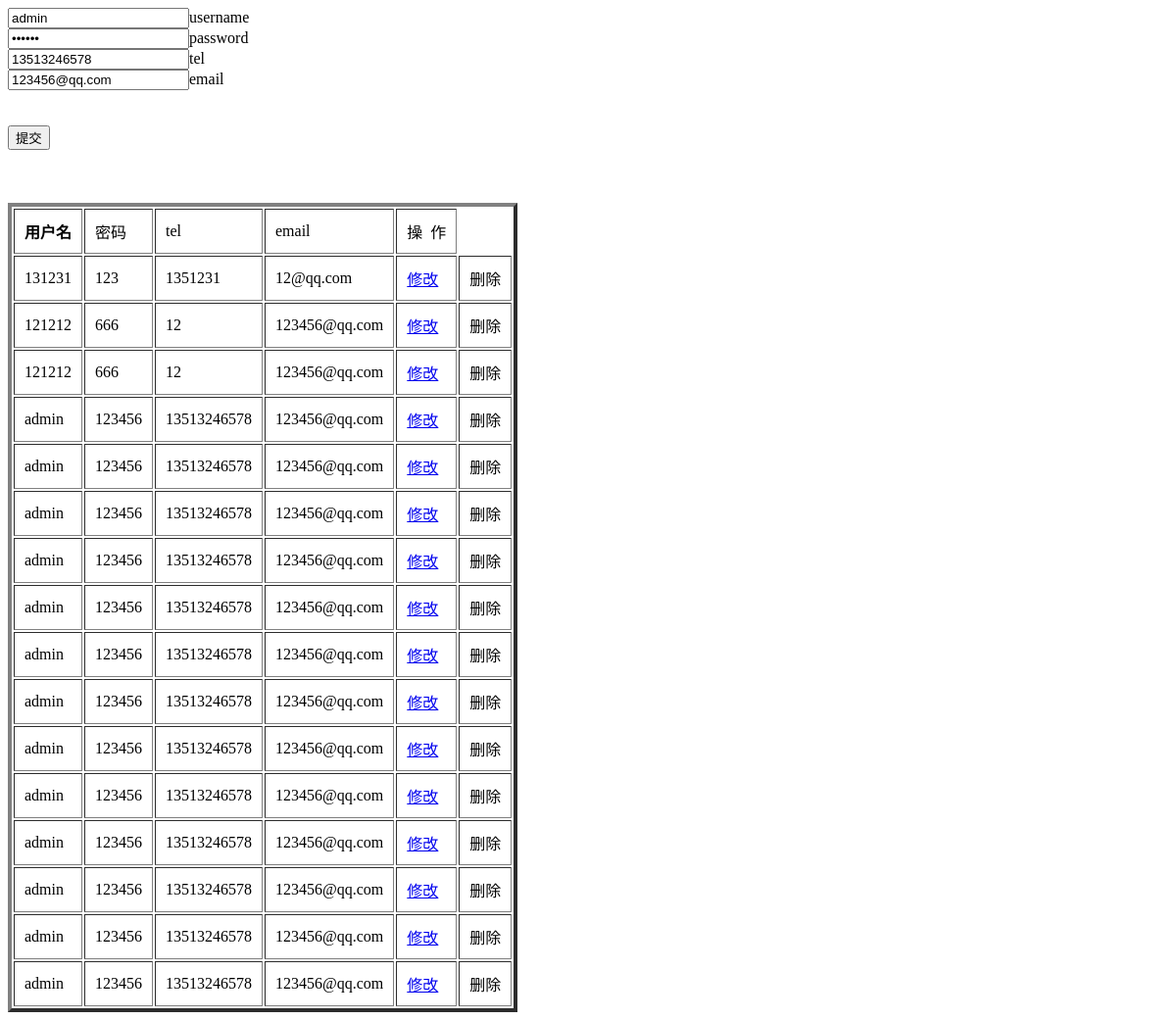
The page /app/user/ on the database as committed earlier.
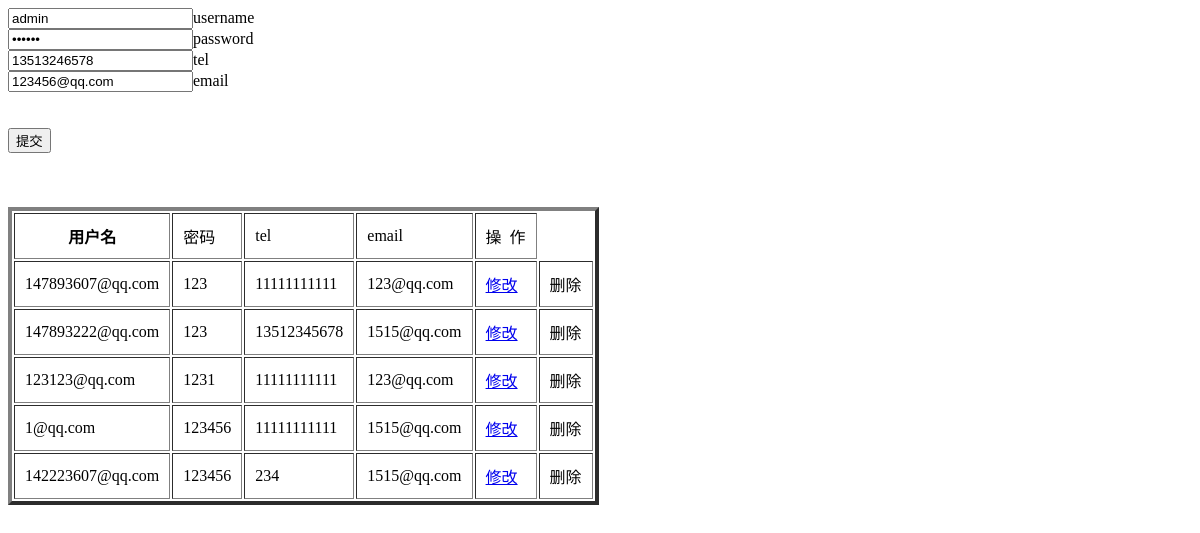
The same page on the database as committed later.
### app/models.py (models this page shows)
class user(models.Model):
    account = models.CharField(max_length=32)
    password = models.CharField(max_length=32)
    email =models.EmailField(null=True)
    tel = models.IntegerField(null=True)
    user_type_choices = (
        (1,'youke'),
        (2,'huiyuan'),
        (3,'chaojiguanliyuan'),
    )
    user_type_id = models.IntegerField(choices=user_type_choices,default=1)
    status = models.BooleanField(default=True,help_text='开启或者禁用状态')
    Text =models.TextField(null=True)
    slug = models.SlugField(null=True)
    IP = models.GenericIPAddressField(default='127.0.0.1')
    url = models.URLField(null=True)
    file = models.FileField(upload_to="app/123",default='/1231')#这个路径只能在项目内，如果到H:/123将会出错。
    img = models.ImageField(upload_to="app/123",default='/1231' )
    insert_time = models.DateTimeField(auto_now_add=True,null=True)
    update_time = models.DateTimeField(auto_now=True,null=True)

### app/views.py (the view, shortened to what this page needs)
# urls.py: path('user/',views.user,name='user'),
def user(request):
    if request.method == 'GET':
        user_list =appModel.user.objects.all()
        return render(request,"app/index.html",{"user_list":user_list})

### templates/app/index.html (shortened to what this page needs)
<!DOCTYPE html>
<html>
	<head>
	</head>
	<body>
		<form action="/app/user/" method="post">
			<input type="text" name="user" value="admin" />username</br>
			<input type="password" name="pwd" value="123456"/>password</br>
						<input type="tel" name="tel" value="13513246578"/>tel</br>
									<input type="email" name="email" value="123456@qq.com"/>email</br></br></br>
			<input type="submit" value="提交"/>
		</form></br></br></br>
		<table border="4" cellspacing="2" cellpadding="10">
			<tr>
				<th>用户名</th>
				<td>密码</td>
				<td>tel</td>
				<td>email</td>
                <td>操&nbsp&nbsp作</td>
			</tr>
            {% for user in user_list %}
			<tr>
				<td>{{ user.account }}</td>
            <td>{{ user.password }}</td>
            <td>{{ user.tel }}</td>
            <td>{{ user.email }}</td>
                <td><a href="{% url 'dele' user.id %}">修改</a></td>
            <td>删除</td>
			</tr>
            {% endfor %}
		</table>
	</body>
</html>

Rows that differ between the two databases and show on the page:
removed user: account "admin", password "123456", tel "13513246578", email "123456@qq.com"
removed user: account "admin", password "123456", tel "13513246578", email "123456@qq.com"
removed user: account "admin", password "123456", tel "13513246578", email "123456@qq.com"
removed user: account "admin", password "123456", tel "13513246578", email "123456@qq.com"
removed user: account "admin", password "123456", tel "13513246578", email "123456@qq.com"
removed user: account "admin", password "123456", tel "13513246578", email "123456@qq.com"
removed user: account "admin", password "123456", tel "13513246578", email "123456@qq.com"
removed user: account "admin", password "123456", tel "13513246578", email "123456@qq.com"
removed user: account "admin", password "123456", tel "13513246578", email "123456@qq.com"
removed user: account "admin", password "123456", tel "13513246578", email "123456@qq.com"
removed user: account "admin", password "123456", tel "13513246578", email "123456@qq.com"
changed user: account "131231" → "147893607@qq.com"; tel "1351231" → "11111111111"; email "12@qq.com" → "123@qq.com"
changed user: account "121212" → "147893222@qq.com"; password "666" → "123"; tel "12" → "13512345678"; email "123456@qq.com" → "1515@qq.com"
changed user: account "121212" → "123123@qq.com"; password "666" → "1231"; tel "12" → "11111111111"; email "123456@qq.com" → "123@qq.com"
changed user: account "admin" → "1@qq.com"; tel "13513246578" → "11111111111"; email "123456@qq.com" → "1515@qq.com"
changed user: account "admin" → "142223607@qq.com"; tel "13513246578" → "234"; email "123456@qq.com" → "1515@qq.com"
